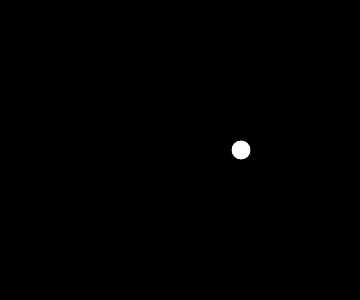
Frame 1 (no input)
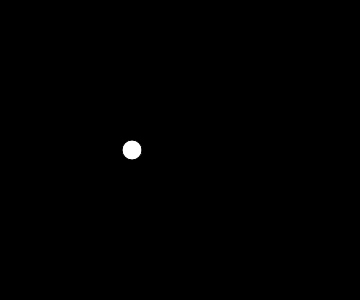
Frame 60 (no input)
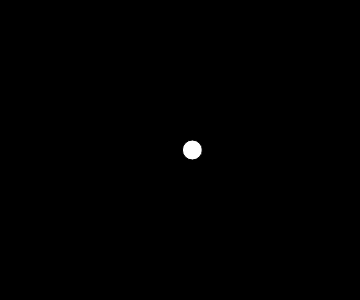
Frame 120 (the mouse pressed at the canvas centre since frame 60)

The p5.js sketch that drew these frames (run headless with seeded random() and noise() and a simulated clock; from frame 60 on, the mouse is pressed at the canvas centre):

// p5.js sketch
// ── sketch.js
var t = 0;

function setup() {
  createCanvas(360,300);
}

function draw() {
  background(0);

  fill(255);
  
  // A random x location
  // var x = random(0, width);

  // Using noise
  // Must specify "time" argument
  // Always get a value between 0 and 1 back
  var x = noise(t)*width

  ellipse(x, 150, 20, 20);

  t = t + 0.02;

}
